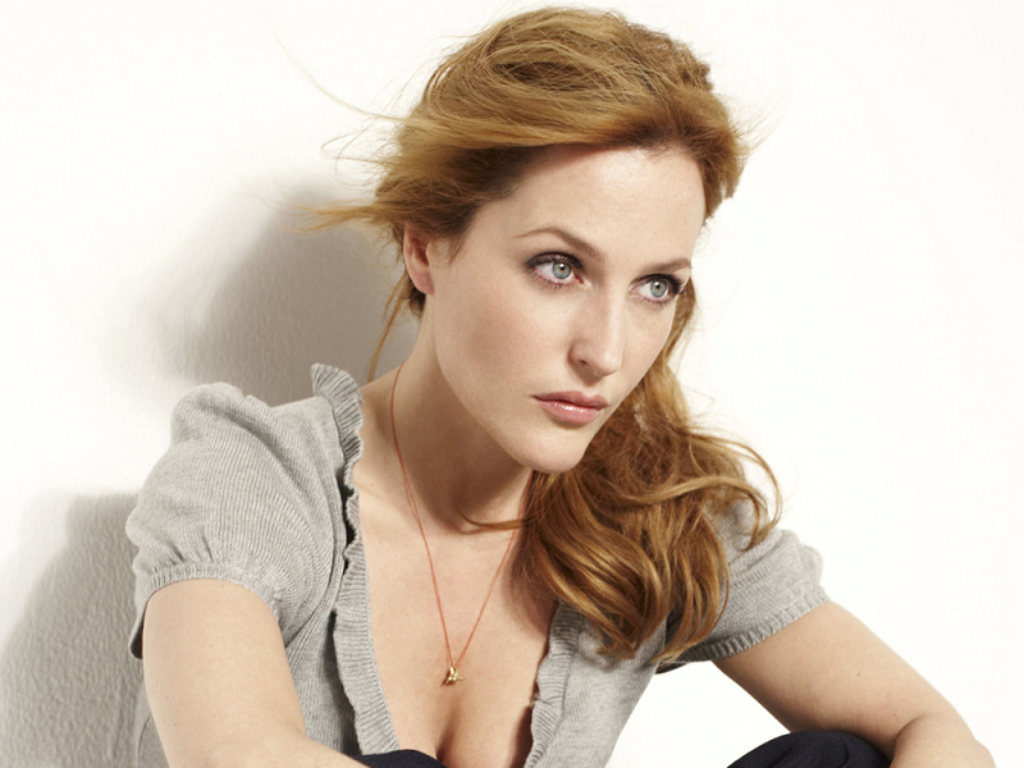
#> input picture pic/Anderson.png, 1024 x 768 px; its folder holds only this picture in this run
$ python test.py   (Python 2 division)
#> lines starting #> are read from the running program, lines starting #| are printed output that depends on the picture; long printed decimals are rounded
### Detergent.py
from PIL import Image
from imutils import paths
import argparse, glob, os, cv2, numpy, pywt
import scipy.ndimage
from scipy.ndimage.filters import gaussian_filter

class Detergent:
	pass

	# returns the list of all the images with known formats
	def list_files(self, path):
		# considering both capital and normal size font for exntension
#> in fft, `blurred_img = gaussian_filter(img, w / 2)`:
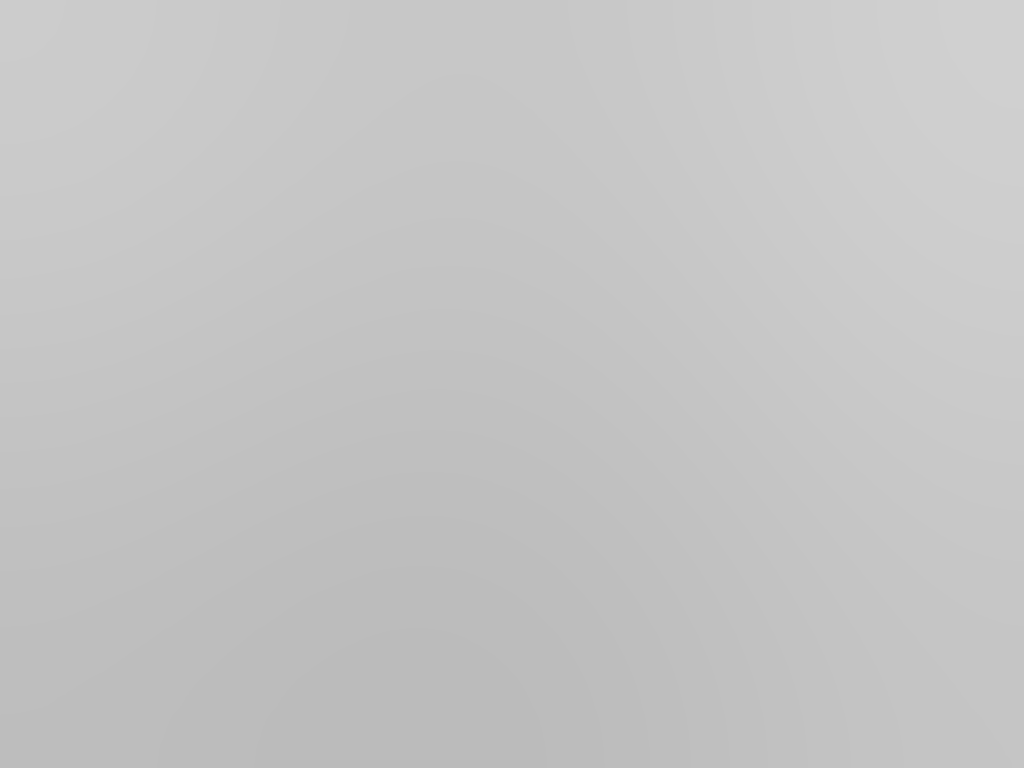
#> blurred_img: shape (768, 1024); min 187, max 208, mean 196.2
#> in fft, `average_freq = numpy.mean(numpy.absolute(fft))`: average_freq = 339.6
#| avr freq: 339.642
		extension_list = [ "JPG", ".jpg",  ".TIFF", ".tiff", ".PNG", ".png"]
		img_list = [file for file in os.listdir(path) if file.endswith(tuple(extension_list))]
		return img_list


	# calculating local maxima in each window (intensity of the edge)
	def Get_Edge_Intensity(self, image_path, threshold = 10):
#> called with image_path = './pic/Anderson.png', threshold = 10
		image = cv2.imread(image_path)
#> image is the input picture: shape (768, 1024, 3); mean B, G, R 180.3, 195.1, 209.7
		pic_file = cv2.cvtColor(image, cv2.COLOR_BGR2GRAY)
		x = numpy.asarray(pic_file)
		x_cropped = x[0:(numpy.shape(x)[0] / 16) * 16 - 1,0:(numpy.shape(x)[1] / 16) * 16 - 1]
		LL1,(LH1,HL1,HH1) = pywt.dwt2(x_cropped, 'haar')
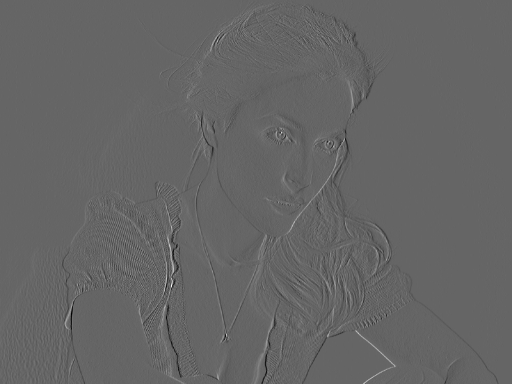
#> HL1: shape (384, 512) float64; min -81.5, max 123, mean 0; drawn with min black and max white
		LL2,(LH2,HL2,HH2) = pywt.dwt2(LL1, 'haar')
		LL3,(LH3,HL3,HH3) = pywt.dwt2(LL2, 'haar')
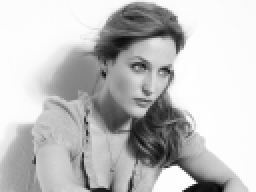
#> LL3: shape (96, 128) float64 (shown 2 times larger); min 133.4, max 2040, mean 1582.9; drawn with min black and max white
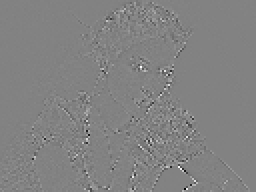
#> HH3: shape (96, 128) float64 (shown 2 times larger); min -233.6, max 223.1, mean 0.1; drawn with min black and max white
		# calculate Emap for each of the 3 quadrants
		Emap1 = numpy.sqrt(numpy.square(LH1) + numpy.square(HL1) + numpy.square(HH1))
		Emap2 = numpy.sqrt(numpy.square(LH2) + numpy.square(HL2) + numpy.square(HH2))
		Emap3 = numpy.sqrt(numpy.square(LH3) + numpy.square(HL3) + numpy.square(HH3))
		# based on the calculated emap values calc emax for each of the 8x8 4x4 and 2x2
		Emax1 = self.get_emax(Emap1, 8, 8)
		Emax2 = self.get_emax(Emap2, 4, 4)
		Emax3 = self.get_emax(Emap3, 2, 2)
		return self.get_Edge_Map(Emax1, Emax2, Emax3, threshold)


	# determine blurriness based on the blur and the extent
	def is_Blurry(self, blur, extent, min_zero = 0.05):
		if blur < min_zero:
			print('Image is blurry. The blur extent is ' + str(extent))
			return True
		else:
			print('Image is not blurry. ' + str(extent))
			return False


	# returns a matrix with maximum emap values based on the window size and the scale
	def get_emax(self, emap, scale, window_size):
#> called with scale = 8, window_size = 8
		h = int(numpy.shape(emap)[0] / scale)
#> h = 48
		w = int(numpy.shape(emap)[1] / scale)
#> w = 64
		Emax = numpy.zeros(shape = (h, w))
		vertical_index = 0
		increment = window_size - 1 # increment size how much we move up by within the image matrix

		for i in range(0, h):
			horizontal_index = 0
			for j in range(0, w):
				max_window = numpy.max(numpy.max(emap[vertical_index : vertical_index +
							 increment, horizontal_index : horizontal_index + increment]))
				Emax[i, j] = max_window
				horizontal_index += 1
			vertical_index += 1
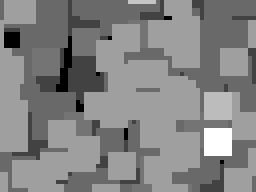
#> Emax: shape (48, 64) float64 (shown 4 times larger); min 1, max 2.6, mean 1.82; drawn with min black and max white
#> after the loop, vertical_index = 48
#> call 2 of get_emax, with scale = 4, window_size = 4
#> after the loop in get_emax (call 2), `for i in range(0, h):`:
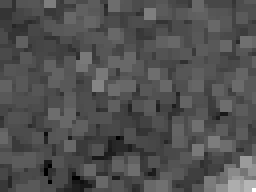
#> Emax: shape (48, 64) float64 (shown 4 times larger); min 0, max 8.69, mean 2.78; drawn with min black and max white
#> call 3 of get_emax, with scale = 2, window_size = 2
#> after the loop in get_emax (call 3), `for i in range(0, h):`:
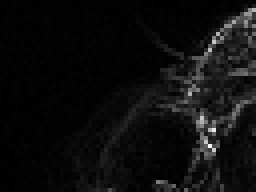
#> Emax: shape (48, 64) float64 (shown 4 times larger); min 0, max 311.9, mean 17.1; drawn with min black and max white
		return Emax


	# given the Emax1, Emax2, and Emax3 construct an Edge Map
	def get_Edge_Map(self, Emax1, Emax2, Emax3, threshold):
#> called with threshold = 10
		edge = 0
		da   = 0
		rg   = 0
		brg  = 0
		h = numpy.shape(Emax3)[0]
#> h = 48
		w = numpy.shape(Emax3)[1]
#> w = 64

		for i in range(0, h - 1): # iterate through height
			for j in range(0, w): # iterate through width
				emax1 = Emax1[i, j]
				emax2 = Emax2[i, j]
				emax3 = Emax3[i, j]
				emax = max(max(emax1, emax2), emax3)
				if emax > threshold:
					edge += 1
					if emax1 > emax2 and emax2 > emax3:
						da += 1
					if emax1 < emax2 and emax2 < emax3:
						rg += 1
						if emax1 < threshold:
							brg += 1
					if emax2 > emax1 and emax2 > emax3:
						rg += 1
						if emax1 < threshold:
							brg += 1
#> after the loop, brg = 969; da = 0; edge = 1082; rg = 969

		if edge == 0:
			blur = 0
		else:
			blur = da / edge
#> blur = 0
		# for some blurry images yield rg = 0 and to avoid division by 0 we set extent = 0
		if rg == 0:
			extent = 1.0
		else:
			extent = brg / rg
#> extent = 1
		return (blur, extent)


	# requires a radius for gaussian_filter function
	# takes image path and a radius for Gaussian filter method
	# afterwards, perform fast Fast Fourier Transform
	# return average of highest frequencies
	def fft(self, image_path):
		img = cv2.imread(image_path, 0)
		(w,h) = img.shape
		#gaussian_filter takes img matrix and a radius as parameters (radius = w/2)
		blurred_img = gaussian_filter(img, w / 2)
		#perform fft on the image
		fft = numpy.fft.fft2(blurred_img)
		average_freq = numpy.mean(numpy.absolute(fft))
		return average_freq


	# check if the given image is in focus
	# threshold for a focused image is >= threshold (default -> 300)
	# performs fft functions to get the avg frequency
	# threshold might be subject to change due to user's differing standards
	def test_focus(self, image_path, threshold = 300):
		average_freq = self.fft(image_path)
		print("avr freq: " + str(average_freq))
		if(average_freq >= threshold): #given image is focus
			return True
		else:
			return False


	# parameter radius is for the gaussian_filter function
	# applies LaplacianGaussianFilter to an image matrix
	# return brightest pixel
	# [7 lines left out: function Gaussian_Laplace, not called in this run]


	if __name__ == "__main__":
		main()

### test.py
from Detergent import*
import image_slicer

detergent = Detergent()
prefix_dir = './pic/'
pics = detergent.list_files(prefix_dir)
#it works for images that are high resolution all around and no blurry parts
#check if the image is blurry
for pic in pics:
	img_path = prefix_dir + pic
	print(img_path)
	print("focused: " + str(detergent.test_focus(img_path)))
	#have to play around with this threshold number (10 would work for most)
	(blur, extent) = detergent.Get_Edge_Intensity(img_path)
#> blur = 0; extent = 1
	detergent.is_Blurry(blur, extent)
#| Image is blurry. The blur extent is 1
	print("")
